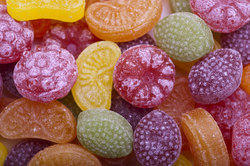
#> input picture opencv_py_example/input.jpg, 250 x 166 px
$ python lowpassFilter.py
#> lines starting #> are read from the running program, lines starting #| are printed output that depends on the picture
import cv2
import numpy as np


img = cv2.imread('input.jpg')
#> img is the input picture: shape (166, 250, 3); mean B, G, R 92.3, 100.1, 156.6
rows, cols = img.shape[:2]
#> rows = 166; cols = 250

kernel_identity = np.array([[0,0,0], [0,1,0], [0,0,0]])

kernel_3x3 = np.ones((3,3), np.float32) / 9.0
kernel_5x5 = np.ones((5,5), np.float32) / 25.0


cv2.imshow('Original', img)
output = cv2.filter2D(img, -1, kernel_identity)
cv2.imshow('Identity filter', output)

output = cv2.filter2D(img, -1, kernel_3x3)
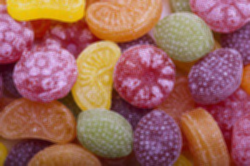
#> output: shape (166, 250, 3); mean B, G, R 92.3, 100.1, 156.6
cv2.imshow('3x3 filter', output)

output = cv2.filter2D(img, -1, kernel_5x5)
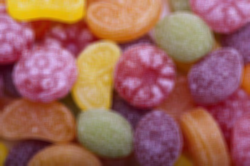
#> output: shape (166, 250, 3); mean B, G, R 92.3, 100.1, 156.6

cv2.imshow('5x5 filter', output)

cv2.waitKey(0)


# commit message : OCV_PyEx: ch2,low pass filter
